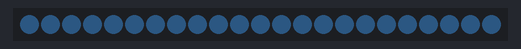
Simulated run of this sketch. Board: Arduino Uno, built with avr-gcc and run on an emulated ATmega328P. Shown: 23 RGB LEDs in strip order, left to right. Dim RGB values are drawn brighter than linear.

Above: at 0.12 s.
At 12.71 s:
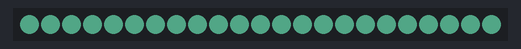
At 21.02 s:
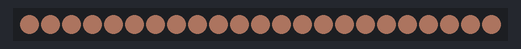
At 39.64 s:
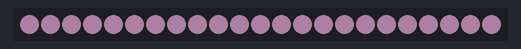

The sketch:

for-loop.ino
```cpp
// RGBW (Red Green Blue White Neo-Pixel starter code
// 16 LEDS  increment
// CW Coleman 170413

#include <Adafruit_NeoPixel.h>
#ifdef __AVR__
  #include <avr/power.h>
#endif

#define PIN 6

#define NUM_LEDS 23

#define BRIGHTNESS 50

Adafruit_NeoPixel strip = Adafruit_NeoPixel(NUM_LEDS, PIN, NEO_GRBW + NEO_KHZ800);


void setup() {
  Serial.begin(115200);
  strip.setBrightness(BRIGHTNESS);
  strip.begin();
  strip.show(); // Initialize all pixels to 'off'
}

// Initialize some variables for the void loop()
int red = 10, green= 17, blue = 30, white = 10;
int wait = 250;
int led = 0;
int i;

void loop() {

  for ( led = 0; led < 23; led++){
    strip.setPixelColor(led, red, green , blue, white);
  }//end of for loop
    strip.show();
    delay(wait);
    red = red + 18;
    green = green + 26;
    blue = blue + 32;
    white = white + 1;

    if (red > 255) red = 100;
    if (green > 255) green = 100;
    if (blue > 255) blue = 100;
    if (white > 50) white = 0;

    if (red < 0) red = 255;
    if (green  < 0) green = 255;
    if (blue < 0) blue = 255;
    if (white  < 0 ) white = 50;
}
```
